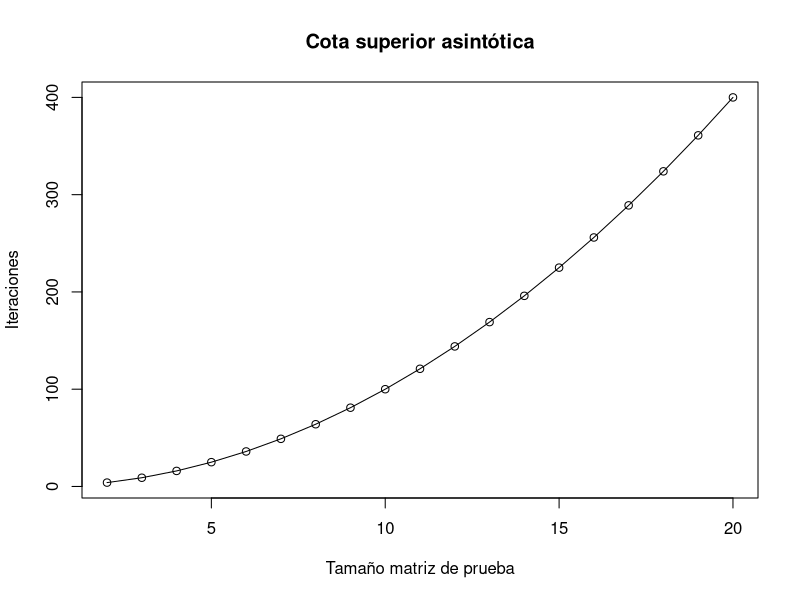

This figure's R source:
## ---- chunk 1
knitr::opts_chunk$set(echo = TRUE)
## ---- chunk 2

crearMatrix = function(tamMatriz)
{
  n = tamMatriz*tamMatriz
  
  datos = sample(-20:20, n, replace = T ) ## Datos de la matrix aleatorios y repetidos
   
  A = matrix(datos, nrow = tamMatriz)

  return(A)
}

## ---- chunk 3

sumarElementosMatriz = function(A, tamMatriz)
{
  sum = 0
  resultados = c()
  
  for (i in 1:tamMatriz) # n recorridos para las filas
  {
    for (j in 1:tamMatriz) # n*n recorridos para las columnas
    {
      sum = sum + A[i,j]
    } 
  }
  
  iteraciones = i*j
  
  resultados[1] = sum
  resultados[2] = iteraciones
  
  return(resultados)
}

## ---- chunk 4

crearPrueba = function(tamPrueba)
{
  A = crearMatrix(tamPrueba)
  
  return(A)
  
}

## ---- chunk 5

pruebas = function(tamPruebas)
{
  iterActual = c() # Cantidad de iteraciones que se necesitaron para hallar la sumatoria
  resul = c() # Sumatoria e iteraciones de la matriz A_i
  
  for (i in 1:length(tamPruebas))
  {
    A = crearPrueba(tamPruebas[i]) # Se crea la prueba de tamaño 2 para la iteración i = 1 
                                   # hasta el tamaño 50 para i = 49
    
    resul = sumarElementosMatriz(A, tamPruebas[i])
    
    iterActual[i] = resul[2]
    
    if(tamPruebas[i] <= 13 ) # Se muestran las matrices de las primeras 13 pruebas
    {
      cat ("\nPara la siguiente matriz A\n")
      print(A)
    }
    else
    {
      cat ("\nPara una matriz prueba \"A\" de tamaño, n = ", tamPruebas[i], " \n")
    }
    
    cat("\nLa sumatoria de sus elementos es = ", resul[1], "\n") 
  }
  
  return(iterActual)
}

## ---- chunk 6

misPruebas = c(2:20)
iteraciones = pruebas(misPruebas)

## ---- chunk 7
plot(misPruebas, iteraciones, main = "Cota superior asintótica", xlab = "Tamaño matriz de prueba", ylab = "Iteraciones", type = "o" )

